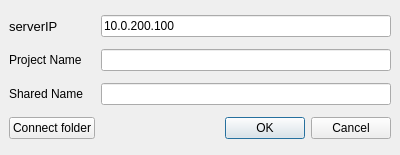
<ui version="4.0" >
 <class>Form</class>
 <widget class="QWidget" name="Form" >
  <property name="geometry" >
   <rect>
    <x>0</x>
    <y>0</y>
    <width>400</width>
    <height>155</height>
   </rect>
  </property>
  <property name="windowTitle" >
   <string>Insert Project for Windows</string>
  </property>
  <layout class="QGridLayout" >
   <property name="margin" >
    <number>9</number>
   </property>
   <property name="spacing" >
    <number>6</number>
   </property>
   <item row="3" column="1" >
    <widget class="QDialogButtonBox" name="buttonBox" >
     <property name="orientation" >
      <enum>Qt::Horizontal</enum>
     </property>
     <property name="standardButtons" >
      <set>QDialogButtonBox::Cancel|QDialogButtonBox::NoButton|QDialogButtonBox::Ok</set>
     </property>
    </widget>
   </item>
   <item row="2" column="1" >
    <widget class="QLineEdit" name="sharedName_lineEdit" />
   </item>
   <item row="2" column="0" >
    <widget class="QLabel" name="label_3" >
     <property name="autoFillBackground" >
      <bool>false</bool>
     </property>
     <property name="frameShape" >
      <enum>QFrame::NoFrame</enum>
     </property>
     <property name="text" >
      <string>Shared Name</string>
     </property>
    </widget>
   </item>
   <item row="1" column="0" >
    <widget class="QLabel" name="label_2" >
     <property name="autoFillBackground" >
      <bool>false</bool>
     </property>
     <property name="frameShape" >
      <enum>QFrame::NoFrame</enum>
     </property>
     <property name="text" >
      <string>Project Name</string>
     </property>
    </widget>
   </item>
   <item row="1" column="1" >
    <widget class="QLineEdit" name="prjName_lineEdit" />
   </item>
   <item row="0" column="0" >
    <widget class="QLabel" name="label" >
     <property name="font" >
      <font>
       <pointsize>10</pointsize>
      </font>
     </property>
     <property name="text" >
      <string>serverIP</string>
     </property>
    </widget>
   </item>
   <item row="0" column="1" >
    <widget class="QLineEdit" name="serverIP_lineEdit" >
     <property name="text" >
      <string>10.0.200.100</string>
     </property>
    </widget>
   </item>
   <item row="3" column="0" >
    <widget class="QPushButton" name="connect_btn" >
     <property name="text" >
      <string>Connect folder</string>
     </property>
    </widget>
   </item>
  </layout>
 </widget>
 <resources/>
 <connections/>
</ui>
